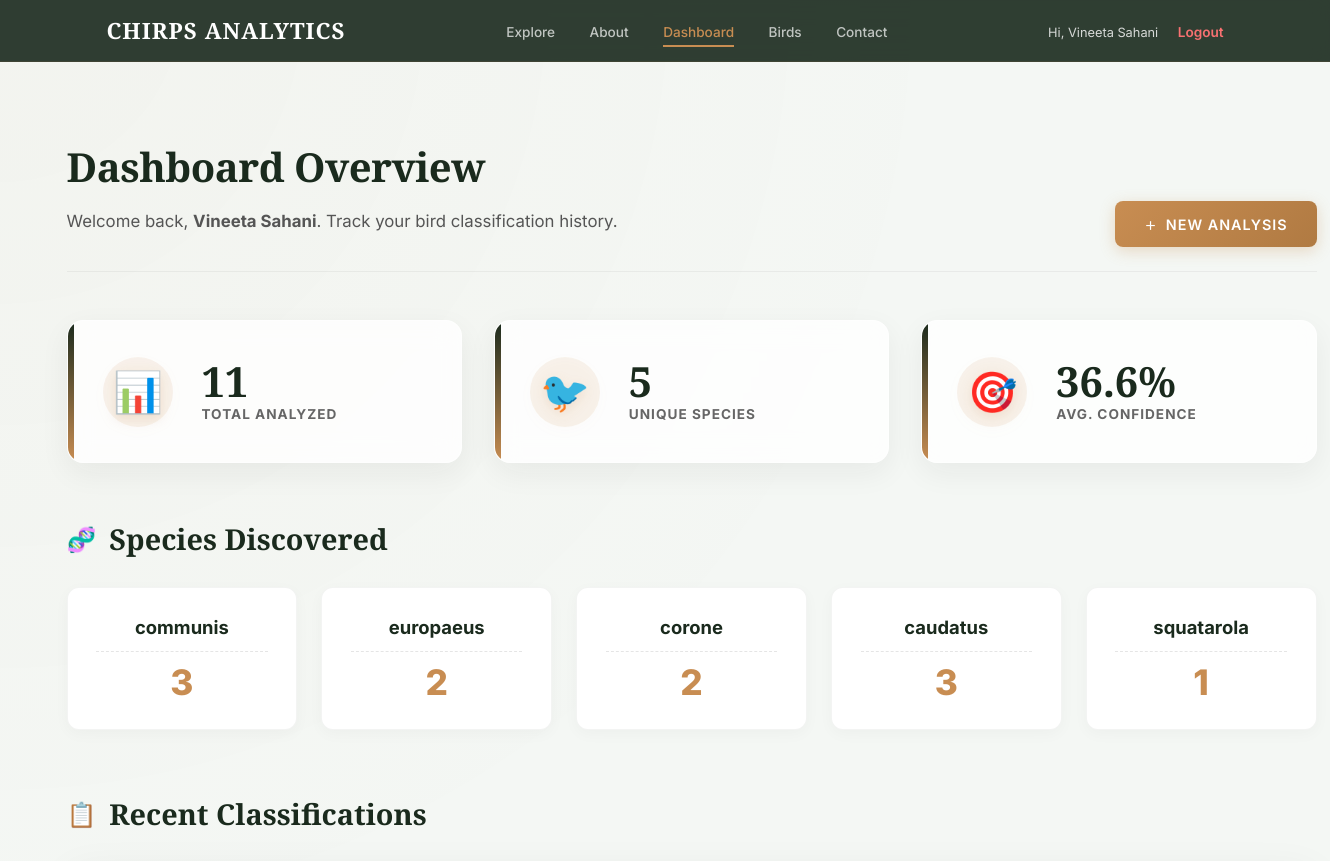
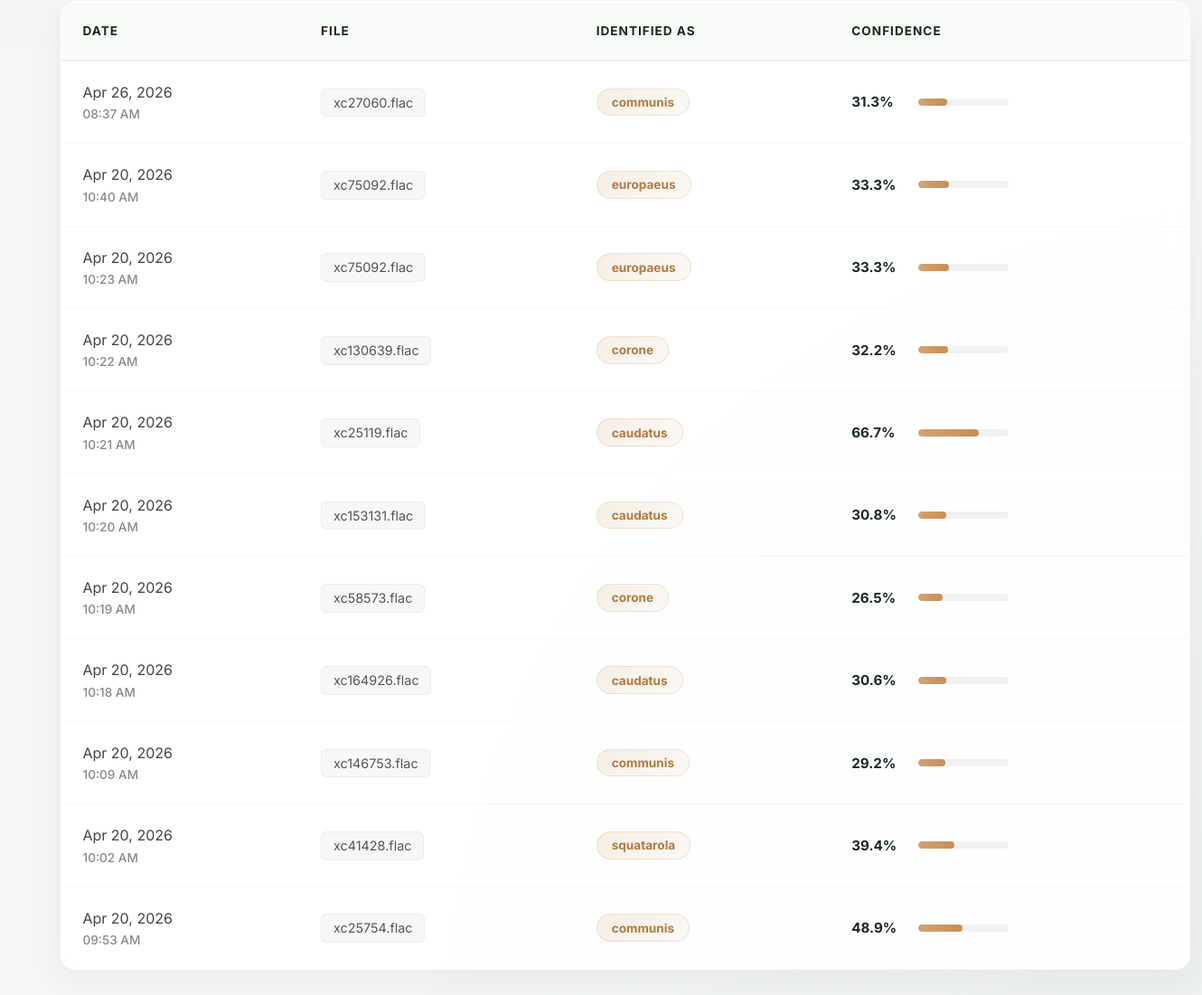
The page /dashboard (signed in) on the database its author committed (2 pictures, top to bottom).
### app.py (models this page shows)
class Classification(db.Model):
    id = db.Column(db.Integer, primary_key=True)
    user_id = db.Column(db.Integer, db.ForeignKey('user.id'), nullable=False)
    filename = db.Column(db.String(100), nullable=False)
    predicted_species = db.Column(db.String(100), nullable=False)
    confidence = db.Column(db.Float, nullable=False)
    timestamp = db.Column(db.DateTime, default=datetime.utcnow)
    user = db.relationship('User', backref=db.backref('classifications', lazy=True))

### app.py (the view)
@app.route('/dashboard')
@login_required
def dashboard():
    user_classifications = Classification.query.filter_by(user_id=session['user_id']).order_by(Classification.timestamp.desc()).all()
    total_count = len(user_classifications)
    unique_species = len(set(c.predicted_species for c in user_classifications))
    avg_confidence = sum(c.confidence for c in user_classifications) / total_count if total_count > 0 else 0
    species_counts = {}
    for c in user_classifications:
        species_counts[c.predicted_species] = species_counts.get(c.predicted_species, 0) + 1
    return render_template('dashboard.html',
                           classifications=user_classifications,
                           total_count=total_count,
                           unique_species=unique_species,
                           avg_confidence=round(avg_confidence, 1),
                           species_counts=species_counts)

### app.py (called while the page is built)
def login_required(f):
    @wraps(f)
    def decorated(*args, **kwargs):
        if 'user_id' not in session:
            flash('Please login to access this page', 'error')
            return redirect(url_for('login'))
        return f(*args, **kwargs)
    return decorated

### templates/dashboard.html (shortened to what this page needs)
{% extends "layout.html" %}
{% block content %}
<div class="dashboard-page">
    <div class="dashboard-header">
        <div>
            <h1 class="dashboard-title">Dashboard Overview</h1>
            <p class="dashboard-subtitle">Welcome back, <strong>{{ session.get('user_name', 'Explorer') }}</strong>. Track your bird classification history.</p>
        </div>
        <a href="{{ url_for('classification') }}" class="btn-new">
            <span>+</span> New Analysis
        </a>
    </div>
    <div class="stats-grid">
        <div class="stat-card glass">
            <div class="stat-icon">📊</div>
            <div class="stat-info">
                <div class="stat-value">{{ total_count|default(0) }}</div>
                <div class="stat-label">Total Analyzed</div>
            </div>
        </div>
        <div class="stat-card glass">
            <div class="stat-icon">🐦</div>
            <div class="stat-info">
                <div class="stat-value">{{ unique_species|default(0) }}</div>
                <div class="stat-label">Unique Species</div>
            </div>
        </div>
        <div class="stat-card glass">
            <div class="stat-icon">🎯</div>
            <div class="stat-info">
                <div class="stat-value">{{ (avg_confidence|default(0))|round(1) }}%</div>
                <div class="stat-label">Avg. Confidence</div>
            </div>
        </div>
    </div>
    <h2 class="section-heading"><span>🧬</span> Species Discovered</h2>
    {% if species_counts %}
    <div class="species-grid">
        {% for species, count in species_counts.items() %}
        <div class="species-card">
            <div class="species-name">{{ species }}</div>
            <div class="species-count">{{ count }}</div>
        </div>
        {% endfor %}
    </div>
    {% else %}
    <div class="glass empty-state" style="margin-bottom: 3rem; border-radius: var(--radius-lg);">
        <div class="empty-icon">🌱</div>
        <h3 style="margin-bottom: 0.5rem;">No species data yet</h3>
        <p style="color: var(--text-muted);">Start predicting bird calls to build your collection.</p>
    </div>
    {% endif %}
    <h2 class="section-heading"><span>📋</span> Recent Classifications</h2>
    <div class="history-card glass">
        {% if classifications %}
        <div class="table-responsive">
            <table>
                <thead>
                    <tr>
                        <th>Date</th>
                        <th>File</th>
                        <th>Identified As</th>
                        <th>Confidence</th>
                    </tr>
                </thead>
                <tbody>
                    {% for c in classifications %}
                    <tr>
                        <td>
                            <div>{{ c.timestamp.strftime('%b %d, %Y') if c.timestamp else 'N/A' }}</div>
                            <div class="date-time">{{ c.timestamp.strftime('%I:%M %p') if c.timestamp else '' }}</div>
                        </td>
                        <td><span class="filename">{{ c.filename }}</span></td>
                        <td><span class="badge">{{ c.predicted_species }}</span></td>
                        <td>
                            <div class="conf-cell">
                                <span class="conf-value">{{ c.confidence|round(1) }}%</span>
                                <div class="conf-track">
                                    <div class="conf-fill" style="width: {{ c.confidence }}%;"></div>
                                </div>
                            </div>
                        </td>
                    </tr>
                    {% endfor %}
                </tbody>
            </table>
        </div>
        {% endif %}
    </div>
</div>
{% endblock %}

### templates/layout.html (shortened to what this page needs)
<!DOCTYPE html>
<html lang="en">
<head>
</head>
<body>
    <nav>
        <a href="/" class="logo">CHIRPS ANALYTICS</a>
        <div class="nav-links">
            <a href="/" class="{{ 'active' if request.path == '/' else '' }}">Explore</a>
            <a href="/about" class="{{ 'active' if request.path == '/about' else '' }}">About</a>
            {% if session.get('user_id') %}
                <a href="/dashboard" class="{{ 'active' if request.path == '/dashboard' else '' }}">Dashboard</a>
            {% endif %}
            <a href="/birds" class="{{ 'active' if request.path == '/birds' else '' }}">Birds</a>
            <a href="/contact" class="{{ 'active' if request.path == '/contact' else '' }}">Contact</a>
        </div>
        <div class="nav-auth">
            {% if session.get('user_id') %}
                <span style="color: white; font-size: 0.8rem; margin-right: 15px; opacity: 0.8;">Hi, {{ session.get('user_name') }}</span>
                <a href="/logout" style="color: #f87171; text-decoration: none; font-size: 0.85rem; font-weight: 600;">Logout</a>
            {% else %}
                <a href="/login" class="{{ 'active' if request.path == '/login' else '' }}" style="color: white; text-decoration: none; margin-right: 20px; font-size: 0.85rem;">Log in</a>
                <a href="/register" class="btn-nav-gold">Join Now</a>
            {% endif %}
        </div>
    </nav>
    <main>{% block content %}{% endblock %}</main>
</body>
</html>

### templates/layout.html (style rules this page uses)
:root { --forest: #1a2a1d; --gold: #c88d52; --white: #f4f7f4; }
body { margin: 0; font-family: 'Inter', sans-serif; background: var(--white); overflow-x: hidden; }
nav { display: flex; justify-content: space-between; align-items: center; padding: 15px 8%; background: rgba(26, 42, 29, 0.9); position: fixed; width: 100%; top: 0; z-index: 1000; box-sizing: border-box; backdrop-filter: blur(10px); border-bottom: 1px solid rgba(200, 141, 82, 0.1); }
.logo { font-family: 'Playfair Display', serif; color: white; font-size: 1.4rem; text-decoration: none; font-weight: 700; letter-spacing: 1px; }
.nav-links a { color: rgba(255,255,255,0.7); text-decoration: none; margin: 0 15px; font-size: 0.85rem; font-weight: 500; transition: 0.3s; }
.nav-links a:hover, .nav-links a.active { color: white; }
.nav-links a.active { border-bottom: 2px solid var(--gold); padding-bottom: 5px; color: var(--gold); }
.glass { background: rgba(255, 255, 255, 0.85); backdrop-filter: blur(12px); -webkit-backdrop-filter: blur(12px); border: 1px solid rgba(255, 255, 255, 0.3); }

### rows shown on the page
Classification: predicted_species "communis", count "3", timestamp "Apr 26, 2026", timestamp "08:37 AM", filename "xc27060.flac", confidence "31.3"
Classification: predicted_species "europaeus", count "2", timestamp "Apr 20, 2026", timestamp "10:40 AM", filename "xc75092.flac", confidence "33.3"
Classification: predicted_species "corone", count "2", timestamp "Apr 20, 2026", timestamp "10:22 AM", filename "xc130639.flac", confidence "32.2"
Classification: predicted_species "caudatus", count "3", timestamp "Apr 20, 2026", timestamp "10:21 AM", filename "xc25119.flac", confidence "66.7"
Classification: predicted_species "squatarola", user "1", timestamp "Apr 20, 2026", timestamp "10:02 AM", filename "xc41428.flac", confidence "39.4"
Classification: timestamp "Apr 20, 2026", timestamp "10:23 AM", filename "xc75092.flac", predicted_species "europaeus", confidence "33.3"
Classification: timestamp "Apr 20, 2026", timestamp "10:20 AM", filename "xc153131.flac", predicted_species "caudatus", confidence "30.8"
Classification: timestamp "Apr 20, 2026", timestamp "10:19 AM", filename "xc58573.flac", predicted_species "corone", confidence "26.5"
Classification: timestamp "Apr 20, 2026", timestamp "10:18 AM", filename "xc164926.flac", predicted_species "caudatus", confidence "30.6"
Classification: timestamp "Apr 20, 2026", timestamp "10:09 AM", filename "xc146753.flac", predicted_species "communis", confidence "29.2"
Classification: timestamp "Apr 20, 2026", timestamp "09:53 AM", filename "xc25754.flac", predicted_species "communis", confidence "48.9"

### other values the page prints
{{ session.get('user_name') }} "Vineeta Sahani"
{{ session.get('user_name', 'Explorer') }} "Vineeta Sahani"
{{ total_count|default(0) }} "11"
{{ unique_species|default(0) }} "5"
{{ (avg_confidence|default(0))|round(1) }} "36.6"
